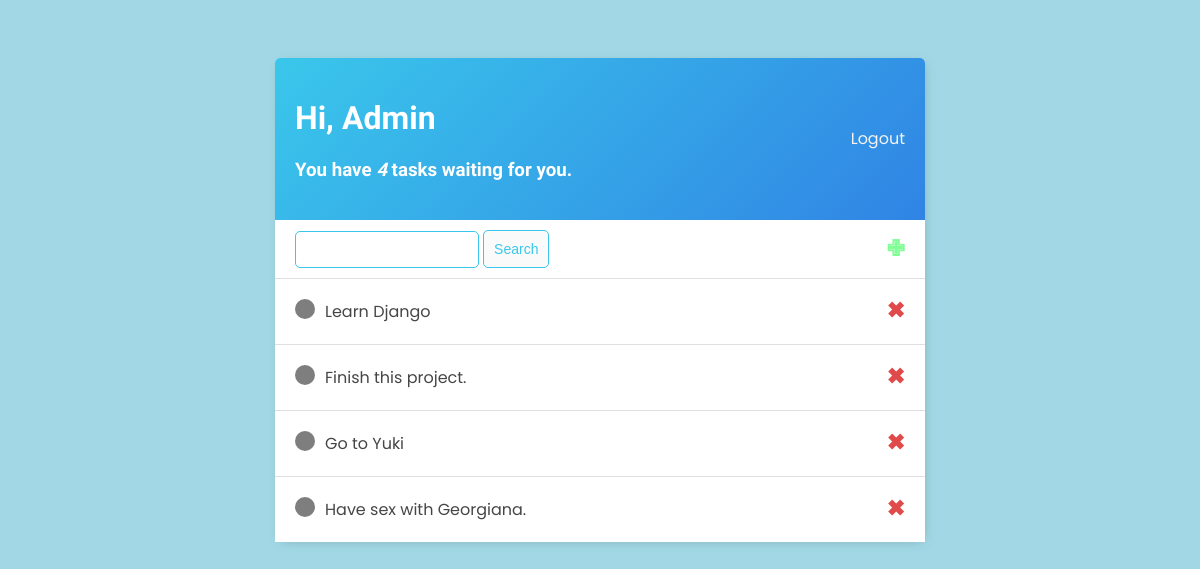
The app's page / (signed in), older data.
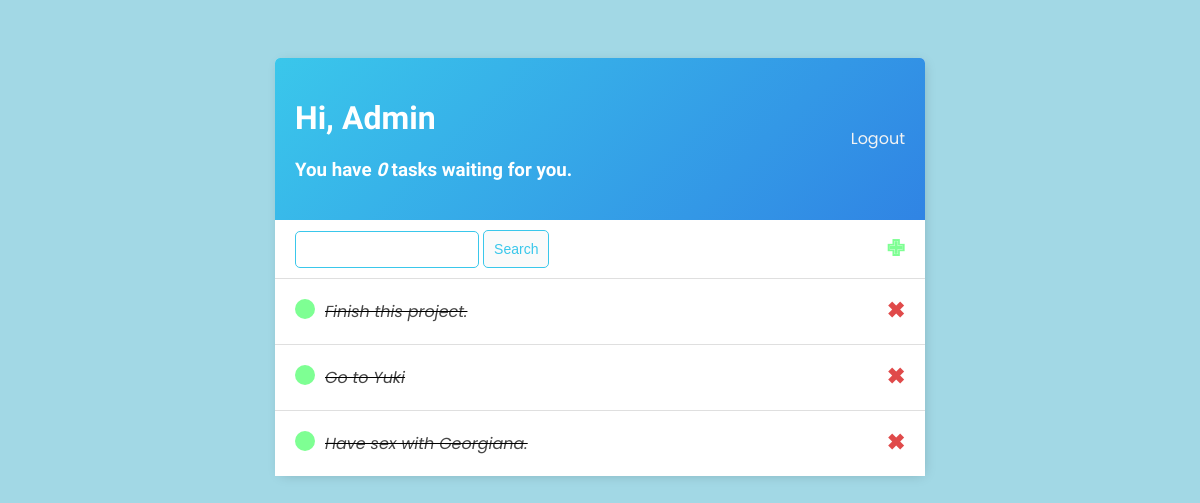
The same page, newer data.
### ToDoListApp/models.py (models this page shows)
class Task(models.Model):
    user = models.ForeignKey(User, on_delete=models.CASCADE, null=True, blank=True)
    title = models.CharField(max_length=255)
    description = models.TextField(max_length=5000, null=True, blank=True)
    complete = models.BooleanField(default=False)
    create = models.DateTimeField(auto_now_add=True)
    def __str__(self) -> str:
        return f"{self.title}"
    class Meta:
        ordering = ['complete']

### ToDoListApp/views.py (the view)
# urls.py: path('', views.TaskList.as_view() , name="tasks"),
class TaskList(LoginRequiredMixin, ListView):
    model = Task
    context_object_name = 'tasks'
    def get_context_data(self, **kwargs: Any) -> Dict[str, Any]:
        context = super().get_context_data(**kwargs)
        context['tasks'] = context['tasks'].filter(user=self.request.user)
        context['count'] = context['tasks'].filter(complete=False).count()
        search_input = self.request.GET.get('search-area') or ''
        if search_input:
            context['tasks'] = context['tasks'].filter(title__icontains=search_input)
        return context

### ToDoListApp/templates/ToDoListApp/task_list.html
{% extends 'ToDoListApp/main.html' %}
{% block content %}
<div class="header-bar">
    <div>
        <h1>Hi, {{request.user|title}}</h1>
        {% if count != 1 %}
        <h3>You have <i>{{count}}</i> tasks waiting for you.</h3>
        {% else %}
        <h3>You have <i>{{count}}</i> task waiting for you.</h3>
        {% endif %}
    </div>
    {% if request.user.is_authenticated %}
    <a href="{% url 'logout' %}">Logout</a>
    {% else %}
    <a href="{% url 'login' %}">Login</a>
    {% endif %}
</div>
<div class="search-form-wrapper">
    <a class="task-create" href="{% url 'task-create' %}">&#10009;</a>
    <form method="GET">
        <input style="width: 60%;" type="text", name="search-area">
        <input class="button" type="submit", value="Search">
    </form>
</div>
<div class="task-items-wrapper">
    {% for task in tasks %}
    <div class="task-wrapper">
        {% if task.complete %}
            <div class="task-title">
                <div class="task-complete-icon"></div>
                <i><s><a href="{% url 'task' task.id %}">{{task}}</a></s></i>
            </div>
        {% else %}
            <div class="task-title">
                <div class="task-incomplete-icon"></div>
                <a href="{% url 'task-update' task.id %}">{{task}}</a>
            </div>
        {% endif %}
        <a class="task-delete" href="{% url 'task-delete' task.id %}">&#10006;</a>
    </div>
    {% empty %}
    <h3>No items in list</h3>
    {% endfor %}
</div>
{% endblock content %}

### ToDoListApp/templates/ToDoListApp/main.html (shortened to what this page needs)
{% load static %}
<!DOCTYPE html>
<html lang="en">
<head>
</head>
<body>
    <div class="container">
        {% block content %}
        {% endblock content %}
    </div>
</body>
</html>

### ToDoListApp/templates/ToDoListApp/main.html (style rules this page uses)
body { background-color: #a2d8e5; font-family: 'Poppins', sans-serif; padding-top: 50px; }
h1, h2, h3, h4, h5, h6 { font-family: 'Varela Round', sans-serif; }
a, p { color: rgb(161, 161, 161); }
.container { max-width: 650px; margin: auto; background-color: white; border-radius: 5px 5px 0 0; -webkit-box-shadow: 2px 2px 13px -4px rgba(0,0,0,0.21); box-shadow: 2px 2px 13px -4px rgba(0,0,0,0.21);; }
.header-bar { display: flex; justify-content: space-between; align-items: center; padding: 20px; border-radius: 5px 5px 0 0; color: #fff; background: linear-gradient(135deg, #3ac7eb 0%, #3084e4 100%); }
.header-bar a { color:rgb(243, 243, 243); text-decoration: none; }
.task-wrapper { display: flex; align-items: center; justify-content: space-between; padding: 20px; background-color: #fff; border-top: 1px solid rgb(223, 223, 223); }
.task-title { display: flex; }
.task-title a { text-decoration: none; color: #464646; margin-left: 10px; }
.task-complete-icon { height: 20px; width: 20px; background-color: rgb(126, 255, 147); border-radius: 50%; }
.task-delete { text-decoration: none; font-weight: 900; color: rgb(224, 74, 74); font-size: 22px; line-height: 0; }
.task-create { text-decoration: none; font-weight: 900; color: rgb(126, 255, 147); font-size: 22px; line-height: 0; }
.search-form-wrapper { display: flex; flex-direction: row-reverse; flex-wrap: wrap; justify-content: space-between; align-items: center; padding: 10px 20px 10px 20px; }
.button { border: 1px solid #3ac7eb; background-color: #FAFAFA; color: #3ac7eb; padding: 10px; font-size: 14px; border-radius: 5px; cursor: pointer; text-decoration: none; }
input[type=text], input[type=password], textarea { border: 1px solid #3ac7eb; border-radius: 5px; padding: 10px; }
.form-area textarea, input[type=text], input[type=password] { width: 100%; }

Row changes from the older to the newer data that the page shows:
removed Task: title "Learn Django"
changed Task "Finish this project.": complete False → True (drawn)
changed Task "Go to Yuki": complete False → True (drawn)
changed Task "Have sex with Georgiana.": complete False → True (drawn)
Text that changed along with them:
{{ count }}: "4" → "0"
